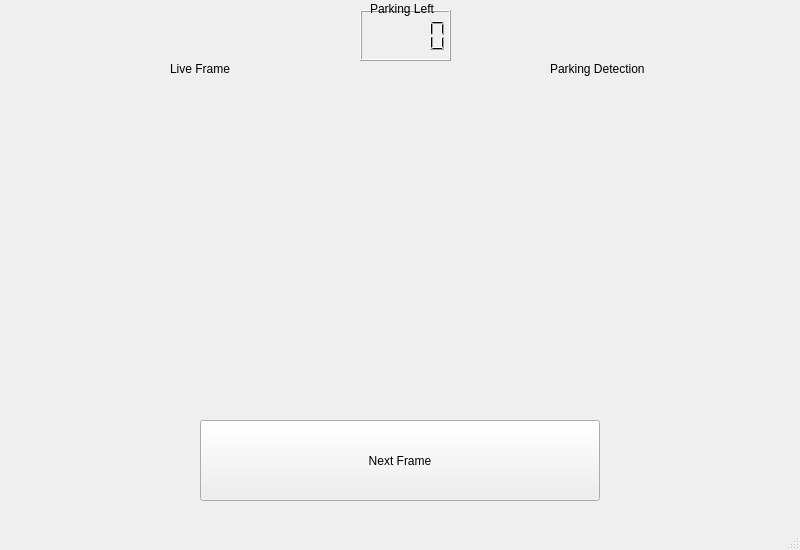
<?xml version="1.0" encoding="UTF-8"?>
<ui version="4.0">
 <class>MainWindow</class>
 <widget class="QMainWindow" name="MainWindow">
  <property name="geometry">
   <rect>
    <x>0</x>
    <y>0</y>
    <width>800</width>
    <height>550</height>
   </rect>
  </property>
  <property name="windowTitle">
   <string>MainWindow</string>
  </property>
  <widget class="QWidget" name="centralwidget">
   <widget class="QLabel" name="imageinput">
    <property name="geometry">
     <rect>
      <x>0</x>
      <y>80</y>
      <width>400</width>
      <height>323</height>
     </rect>
    </property>
    <property name="text">
     <string/>
    </property>
    <property name="pixmap">
     <pixmap>Images/Parking_Empty.jpg</pixmap>
    </property>
    <property name="scaledContents">
     <bool>true</bool>
    </property>
   </widget>
   <widget class="QPushButton" name="import_image">
    <property name="geometry">
     <rect>
      <x>200</x>
      <y>420</y>
      <width>400</width>
      <height>81</height>
     </rect>
    </property>
    <property name="text">
     <string>Next Frame</string>
    </property>
   </widget>
   <widget class="QLabel" name="imageoutput">
    <property name="geometry">
     <rect>
      <x>401</x>
      <y>80</y>
      <width>400</width>
      <height>323</height>
     </rect>
    </property>
    <property name="text">
     <string/>
    </property>
    <property name="pixmap">
     <pixmap>Images/Parking_Empty.jpg</pixmap>
    </property>
    <property name="scaledContents">
     <bool>true</bool>
    </property>
   </widget>
   <widget class="QLabel" name="label">
    <property name="geometry">
     <rect>
      <x>170</x>
      <y>60</y>
      <width>101</width>
      <height>17</height>
     </rect>
    </property>
    <property name="text">
     <string>Live Frame</string>
    </property>
   </widget>
   <widget class="QLabel" name="label_2">
    <property name="geometry">
     <rect>
      <x>550</x>
      <y>60</y>
      <width>111</width>
      <height>17</height>
     </rect>
    </property>
    <property name="text">
     <string>Parking Detection</string>
    </property>
   </widget>
   <widget class="QLCDNumber" name="lcdNumber">
    <property name="geometry">
     <rect>
      <x>360</x>
      <y>10</y>
      <width>91</width>
      <height>51</height>
     </rect>
    </property>
    <property name="layoutDirection">
     <enum>Qt::LeftToRight</enum>
    </property>
   </widget>
   <widget class="QLabel" name="label_3">
    <property name="geometry">
     <rect>
      <x>370</x>
      <y>0</y>
      <width>81</width>
      <height>17</height>
     </rect>
    </property>
    <property name="text">
     <string>Parking Left</string>
    </property>
   </widget>
  </widget>
  <widget class="QMenuBar" name="menubar">
   <property name="geometry">
    <rect>
     <x>0</x>
     <y>0</y>
     <width>800</width>
     <height>27</height>
    </rect>
   </property>
  </widget>
  <widget class="QStatusBar" name="statusbar"/>
 </widget>
 <resources/>
 <connections/>
</ui>
